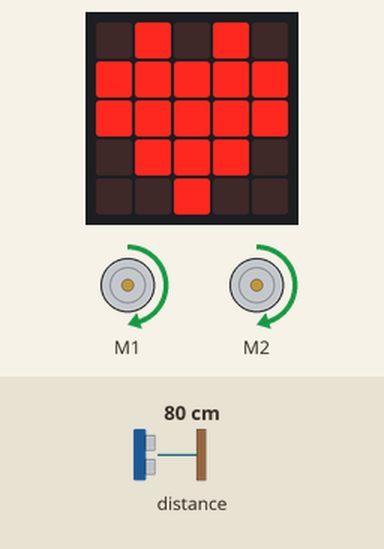
This program was run on a simulated BBC micro:bit (MakeCode). Parts: the board's 5×5 LED display, 2 × DC motor (green arrow = forward, orange = backward, longer = faster). Inputs (shaded band) come from the test bench; at power-on: distance to the obstacle 80 cm.

Above: at 1.8 s.
1.9 s: distance to the obstacle set to 11 cm
3.4 s: distance to the obstacle set to 8 cm
At 3.8 s:
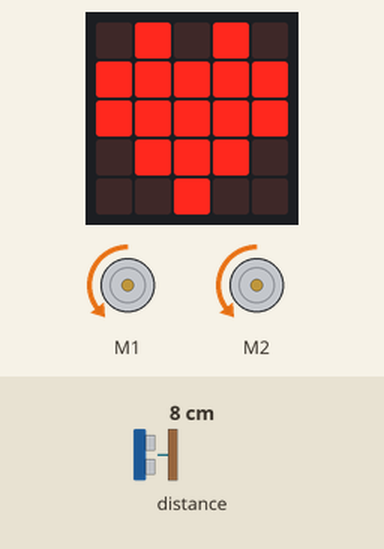
6.4 s: distance to the obstacle set to 18 cm
At 7.1 s:
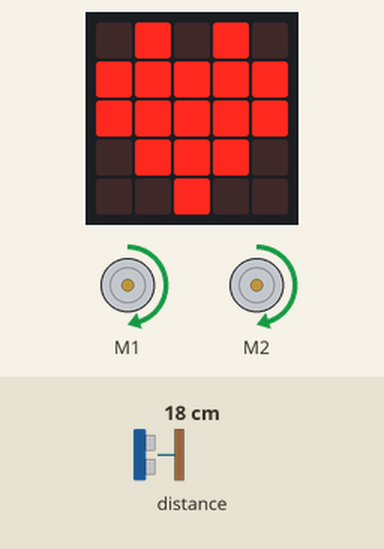
7.9 s: distance to the obstacle set to 2 cm
At 8.8 s:
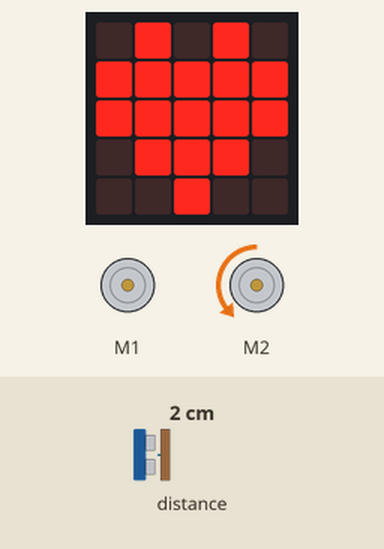
Timing chart, 0 to 11.9 s (numbered marks = the images above; inputs shaded):
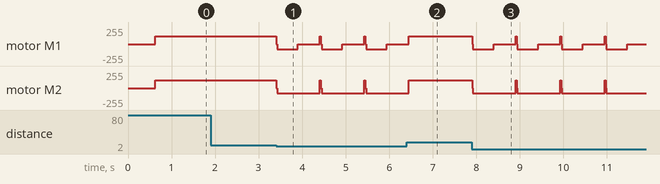

Measured:
- the behaviour switches between 10 and 9 cm on distance to the obstacle (found by bisection; images 0 and 1)
- after the input at 1.9 s, every drawn part: stays the same
- after the input at 3.4 s, motor M1: forward 120/255 → stopped at once, then repeats every 1.0 s: backward 82/255 0.48 s, stopped 0.50 s, forward 120/255 0.02 s, stopped 0.02 s; motor M2: forward 120/255 → backward 82/255 at once
- after the input at 6.4 s, motor M1: goes on until 6.4 s, then stays forward 120/255; motor M2: goes on until 6.5 s, then stays forward 120/255
- after the input at 7.9 s, motor M1: forward 120/255 → stopped at once, then repeats every 1.0 s: backward 82/255 0.48 s, stopped 0.50 s, forward 120/255 0.02 s, stopped 0.02 s; motor M2: forward 120/255 → stopped at once, then repeats every 1.0 s: backward 82/255 0.98 s, forward 120/255 0.02 s, stopped 0.02 s

The program:

main.ts
```typescript
basic.showIcon(IconNames.Heart)
basic.forever(function () {
    if (maqueen.Ultrasonic() < 10) {
        maqueen.motorStop(maqueen.Motors.All)
        maqueen.motorRun(maqueen.Motors.All, maqueen.Dir.CCW, 82)
        basic.pause(500)
        maqueen.motorStop(maqueen.Motors.M1)
        basic.pause(500)
    }
    maqueen.motorRun(maqueen.Motors.All, maqueen.Dir.CW, 120)
})
```

test.ts
```typescript
// aquí va el archivo "tests"; esto no se compilará cuando este paquete se utilice como una extensión.
```
